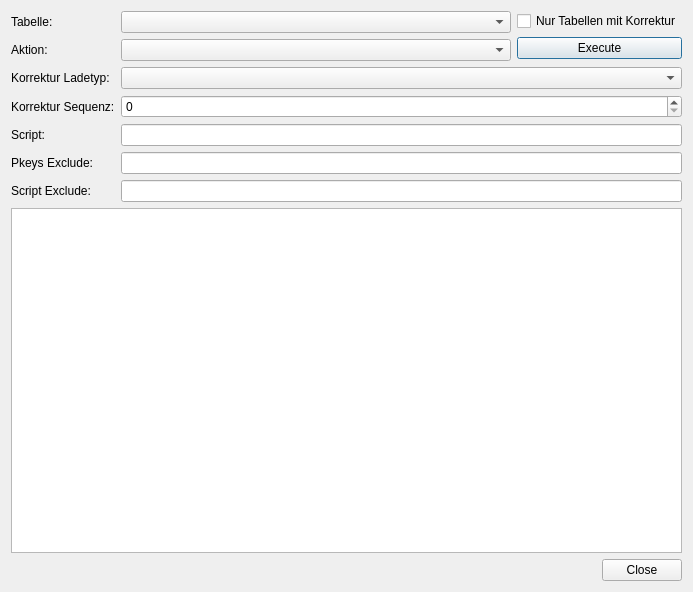
<?xml version="1.0" encoding="UTF-8"?>
<ui version="4.0">
 <class>CorrectionDialog</class>
 <widget class="QDialog" name="CorrectionDialog">
  <property name="geometry">
   <rect>
    <x>0</x>
    <y>0</y>
    <width>693</width>
    <height>592</height>
   </rect>
  </property>
  <property name="windowTitle">
   <string>Korrektur Tabelle Bearbeiten</string>
  </property>
  <property name="windowIcon">
   <iconset>
    <normaloff>database-refresh.ico</normaloff>database-refresh.ico</iconset>
  </property>
  <layout class="QVBoxLayout" name="verticalLayout_5">
   <item>
    <layout class="QHBoxLayout" name="horizontalLayout_2">
     <item>
      <layout class="QVBoxLayout" name="verticalLayout">
       <item>
        <widget class="QLabel" name="label">
         <property name="text">
          <string>Tabelle:</string>
         </property>
        </widget>
       </item>
       <item>
        <widget class="QLabel" name="label_2">
         <property name="text">
          <string>Aktion:</string>
         </property>
        </widget>
       </item>
       <item>
        <widget class="QLabel" name="label_3">
         <property name="text">
          <string>Korrektur Ladetyp:</string>
         </property>
        </widget>
       </item>
       <item>
        <widget class="QLabel" name="label_4">
         <property name="text">
          <string>Korrektur Sequenz:</string>
         </property>
        </widget>
       </item>
       <item>
        <widget class="QLabel" name="label_5">
         <property name="text">
          <string>Script:</string>
         </property>
        </widget>
       </item>
       <item>
        <widget class="QLabel" name="label_6">
         <property name="text">
          <string>Pkeys Exclude:</string>
         </property>
        </widget>
       </item>
       <item>
        <widget class="QLabel" name="label_7">
         <property name="text">
          <string>Script Exclude:</string>
         </property>
        </widget>
       </item>
      </layout>
     </item>
     <item>
      <layout class="QVBoxLayout" name="verticalLayout_4">
       <item>
        <layout class="QHBoxLayout" name="horizontalLayout">
         <item>
          <layout class="QVBoxLayout" name="verticalLayout_3">
           <item>
            <widget class="QComboBox" name="comboBox_Table">
             <property name="sizePolicy">
              <sizepolicy hsizetype="Expanding" vsizetype="Fixed">
               <horstretch>0</horstretch>
               <verstretch>0</verstretch>
              </sizepolicy>
             </property>
            </widget>
           </item>
           <item>
            <widget class="QComboBox" name="comboBox_Action">
             <property name="sizePolicy">
              <sizepolicy hsizetype="Expanding" vsizetype="Fixed">
               <horstretch>0</horstretch>
               <verstretch>0</verstretch>
              </sizepolicy>
             </property>
            </widget>
           </item>
          </layout>
         </item>
         <item>
          <layout class="QVBoxLayout" name="verticalLayout_2">
           <item>
            <widget class="QCheckBox" name="checkBox_FilterTable">
             <property name="text">
              <string>Nur Tabellen mit Korrektur</string>
             </property>
            </widget>
           </item>
           <item>
            <widget class="QPushButton" name="pushButton_Execute">
             <property name="text">
              <string>Execute</string>
             </property>
            </widget>
           </item>
          </layout>
         </item>
        </layout>
       </item>
       <item>
        <widget class="QComboBox" name="comboBox_CorrectionType">
         <property name="sizePolicy">
          <sizepolicy hsizetype="Preferred" vsizetype="Fixed">
           <horstretch>0</horstretch>
           <verstretch>0</verstretch>
          </sizepolicy>
         </property>
        </widget>
       </item>
       <item>
        <widget class="QSpinBox" name="spinBox_Sequenz">
         <property name="sizePolicy">
          <sizepolicy hsizetype="Minimum" vsizetype="Fixed">
           <horstretch>0</horstretch>
           <verstretch>0</verstretch>
          </sizepolicy>
         </property>
        </widget>
       </item>
       <item>
        <widget class="QLineEdit" name="lineEdit_Script"/>
       </item>
       <item>
        <widget class="QLineEdit" name="lineEdit_PkeysExclude"/>
       </item>
       <item>
        <widget class="QLineEdit" name="lineEdit_ScriptExclude"/>
       </item>
      </layout>
     </item>
    </layout>
   </item>
   <item>
    <widget class="QTableView" name="tableView_Korrektur"/>
   </item>
   <item>
    <widget class="QDialogButtonBox" name="buttonBox">
     <property name="orientation">
      <enum>Qt::Horizontal</enum>
     </property>
     <property name="standardButtons">
      <set>QDialogButtonBox::Close</set>
     </property>
    </widget>
   </item>
  </layout>
 </widget>
 <resources/>
 <connections>
  <connection>
   <sender>buttonBox</sender>
   <signal>accepted()</signal>
   <receiver>CorrectionDialog</receiver>
   <slot>accept()</slot>
   <hints>
    <hint type="sourcelabel">
     <x>248</x>
     <y>254</y>
    </hint>
    <hint type="destinationlabel">
     <x>157</x>
     <y>274</y>
    </hint>
   </hints>
  </connection>
  <connection>
   <sender>buttonBox</sender>
   <signal>rejected()</signal>
   <receiver>CorrectionDialog</receiver>
   <slot>reject()</slot>
   <hints>
    <hint type="sourcelabel">
     <x>316</x>
     <y>260</y>
    </hint>
    <hint type="destinationlabel">
     <x>286</x>
     <y>274</y>
    </hint>
   </hints>
  </connection>
 </connections>
</ui>
